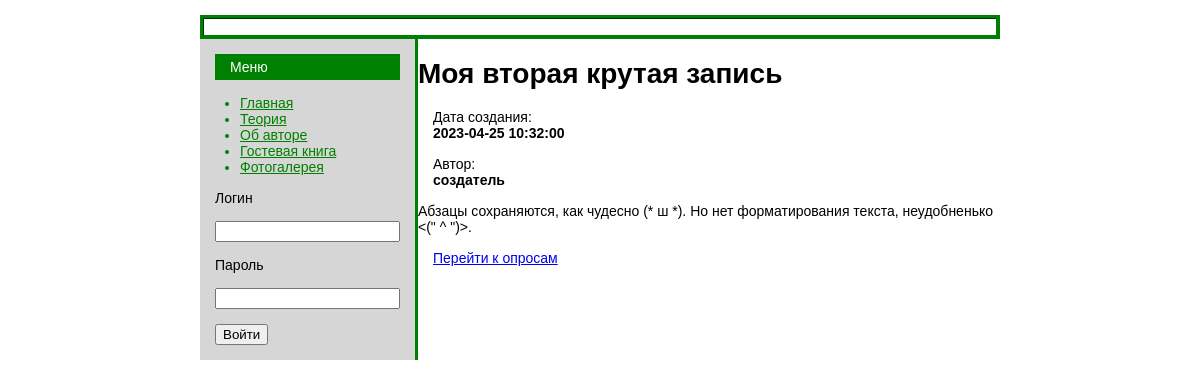
Screenshot of /article.php?id=1 with the database file from the repository.
### tables this page shows
CREATE TABLE `articles` (
  `id` int(11) NOT NULL,
  `title` varchar(255) NOT NULL,
  `description` varchar(255) NOT NULL,
  `text` text NOT NULL,
  `metadescription` varchar(255) NOT NULL,
  `metakeywords` varchar(255) NOT NULL,
  `date_created` datetime NOT NULL,
  `author` varchar(255) NOT NULL
);

### article.php (the view, shortened to what this page needs)
<?php include("db_connect.php");
if (isset($_REQUEST["id"])) {
    $id = intval($_REQUEST["id"]);
    $sql = "SELECT * FROM articles WHERE id = $id";
    $result = mysqli_query($db, $sql);
    $myrow = mysqli_fetch_array($result);
}
?>
<!DOCTYPE html>
<html lang="en">
<head>
    <link rel="stylesheet" href="styles.css">
</head>
<body>
    <table class="table-border" width="800" border="1" align="center" cellpadding="0" cellspacing="0">
        <tr>
            <td>
            </td>
        </tr>
        <tr>
            <table width="800" valign="top" cellpadding="0" cellspacing="0" align="center">
                <tr>
                    <td width="180" valign="top" class="left-column">
                        <?php include("menu.php"); ?>
                    </td>
                    <td width="620" valign="top">
                        <h1><?php echo $myrow['title'];?></h1>
                        <p>Дата создания: <br> <b><?php echo $myrow['date_created'];?></b></p>
                        <p>Автор: <br> <b><?php echo $myrow['author'];?></b></p>
                        <?php echo $myrow['text'];?>
                        <p><a href="questions.php?id=<?php echo $myrow["id"]?>">Перейти к опросам</a></p>
                    </td>
                </tr>
            </table>
        </tr>
    </table>
</body>
</html>

### styles.css (style rules this page uses)
.table-border { border: 3px solid green; }
body, p { font-size: 14px; font-family: 'Gill Sans', 'Gill Sans MT', Calibri, 'Trebuchet MS', sans-serif; margin: 15px; }
.left-column { background: #d6d6d6; border-right: 3px solid green; }

### rows the page displays
articles: title "Моя вторая крутая запись", date_created "2023-04-25 10:32:00", author "создатель", text "Абзацы сохраняются, как чудесно (* ш *). Но нет форматирования текста, неудобненько <(\" ^ \")>."
